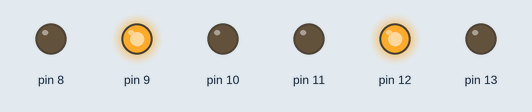
Recording of a sketch running on a simulated Arduino Uno, built with avr-gcc and run on an emulated ATmega328P. On the bench: output pins drawn as LEDs (lit = HIGH).

Above: at 0.1 s.
At 5.1 s:
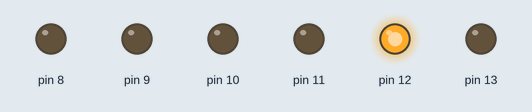
At 12.1 s:
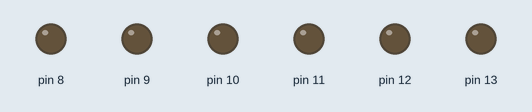
At 19.1 s:
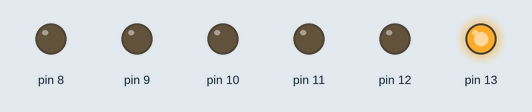
At 24.1 s:
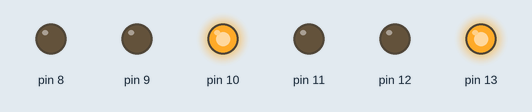
At 38.1 s:
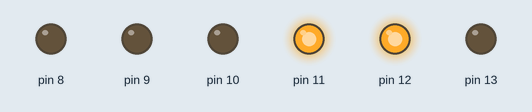
Timing chart, 0 to 39.6 s (numbered marks = the images above):
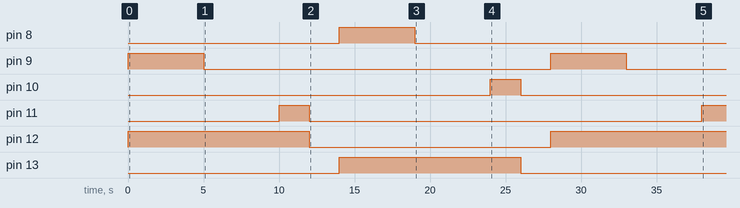

Measured:
- by itself, pin 8: LOW → HIGH at 14.0 s, → LOW 5.0 s later
- by itself, pin 9: alternates HIGH for 5.0 s and LOW for 23.0 s
- by itself, pin 10: LOW → HIGH at 24.0 s, → LOW 2.0 s later
- by itself, pin 11: LOW → HIGH at 10.0 s, → LOW 2.0 s later, → HIGH 26.0 s later
- by itself, pin 12: LOW → HIGH at 0.00 s, → LOW 12.0 s later, → HIGH 16.0 s later
- by itself, pin 13: LOW → HIGH at 14.0 s, → LOW 12.0 s later

The sketch:

led_semaforo_2.ino
```cpp
void setup() {
  pinMode(13,OUTPUT);
  pinMode(12,OUTPUT);
  pinMode(11,OUTPUT);
  pinMode(10,OUTPUT);
  pinMode(9,OUTPUT);
  pinMode(8,OUTPUT);

}

void loop() {
  digitalWrite(12,HIGH);
  digitalWrite(9,HIGH);
  delay(5000);
  digitalWrite(9,LOW);
  delay(5000);
  digitalWrite(11,HIGH);
  delay(2000);
  digitalWrite(11,LOW);
  digitalWrite(12,LOW);
  delay(2000);
  digitalWrite(13,HIGH);
  digitalWrite(8,HIGH);
  delay(5000);
  digitalWrite(8,LOW);
  delay(5000);
  digitalWrite(10,HIGH);
  delay(2000);
  digitalWrite(13,LOW);
  digitalWrite(10,LOW);
  delay(2000);

}
```
